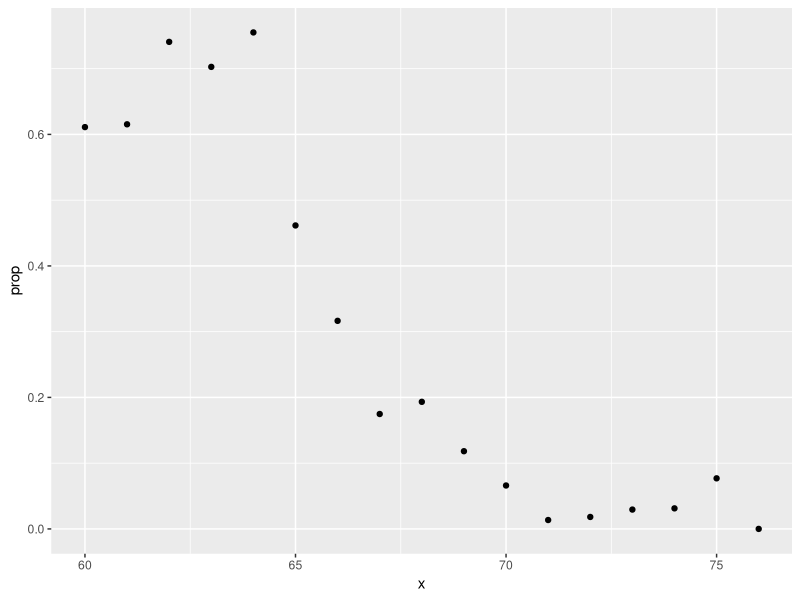

R code for this plot:
library(tidyverse)
library(caret)

library(dslabs)
data("heights")
y <- heights$height

set.seed(2, sample.kind = "Rounding") #if you are using R 3.6 or later

test_index <- createDataPartition(y, times = 1, p = 0.5, list = FALSE)
train_set <- heights %>% slice(-test_index)
test_set <- heights %>% slice(test_index)

train_set %>% 
  filter(round(height)==66) %>%
  summarize(y_hat = mean(sex=="Female"))

heights %>% 
  mutate(x = round(height)) %>%
  group_by(x) %>%
  filter(n() >= 10) %>%
  summarize(prop = mean(sex == "Female")) %>%
  ggplot(aes(x, prop)) +
  geom_point()
lm_fit <- mutate(train_set, y = as.numeric(sex == "Female")) %>% lm(y ~ height, data = .)
p_hat <- predict(lm_fit, test_set)
y_hat <- ifelse(p_hat > 0.5, "Female", "Male") %>% factor()
confusionMatrix(y_hat, test_set$sex)$overall["Accuracy"]
